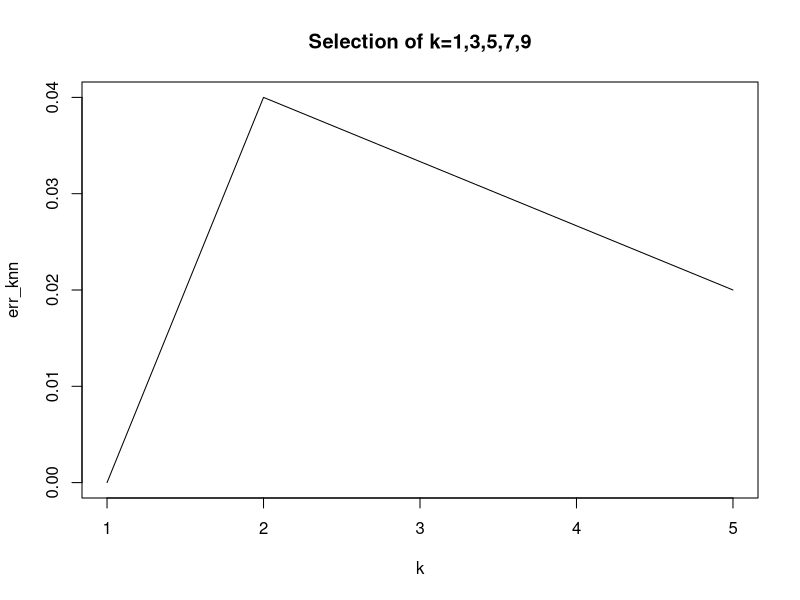

The R source for this figure:
install.packages("class")
library(class)

data("iris")
err_knn <- rep(0, 5) ## 针对花卉选择合适的k值
for(i in 1:5){
  ## -5表示去掉第五列，即Special
  ## 这里的训练数据集和测试数据集是同一个数据集
  pre_knn <- knn(iris[, -5], iris[, -5], cl=iris[,5], k=2*i-1) ## 这里的k值选择的是奇数
  err_knn[i] <- sum(as.numeric(pre_knn != iris[,5]) / nrow(iris))
}
err_knn
plot(err_knn, type = "l", xlab = "k", main="Selection of k=1,3,5,7,9")

iris_knn = knn(iris[,-5], iris[,-5], cl=iris[,5], k=1)
result_knn = table(iris[,5], iris_knn)
result_knn
sum(diag(result_knn)) / sum(result_knn) ## test accuracy

